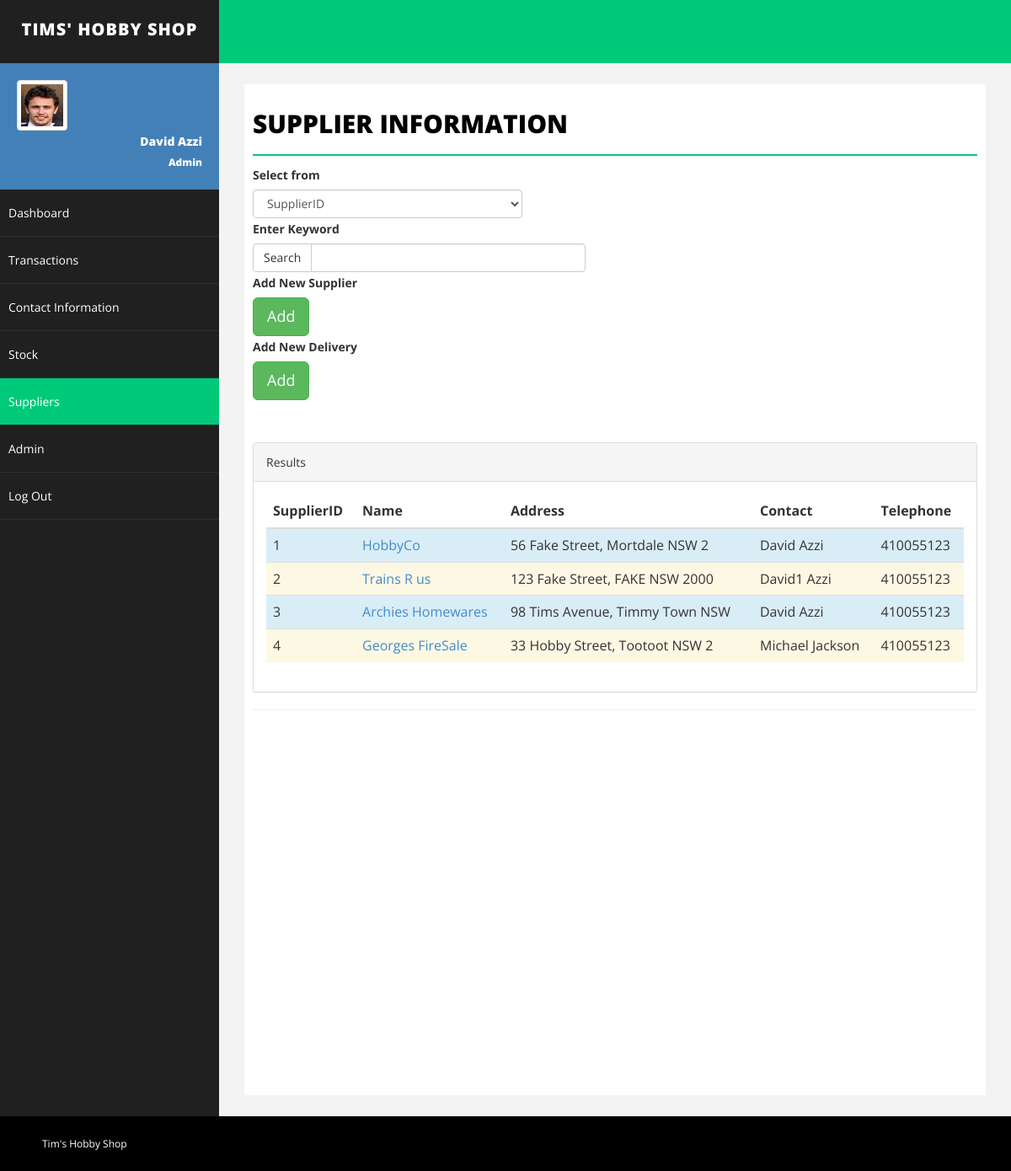
/supplier.php (signed in), run on the app's committed database.
### tables this page shows
CREATE TABLE `supplier` (
  `SupplierID` int(5) NOT NULL,
  `Name` varchar(30) NOT NULL,
  `CreditLine` decimal(7,2) NOT NULL,
  `ContactID` int(5) NOT NULL
);

CREATE TABLE `contact` (
  `ContactID` int(5) NOT NULL,
  `FirstName` varchar(30) DEFAULT NULL,
  `LastName` varchar(30) DEFAULT NULL,
  `Address` varchar(30) DEFAULT NULL,
  `PhoneNumber` int(10) DEFAULT NULL,
  `Email` varchar(30) DEFAULT NULL,
  `Fax` varchar(30) DEFAULT NULL,
  `ImageLocation` varchar(30) DEFAULT NULL
);

### classes/cSupplier.php (called while the page is built, shortened)
<?php
require_once ("cDefaultTable.php");
class cSupplier extends cDefaultTable {
	public function __construct(){
		$this->tableName = 'supplier';
		$this->rowCount = 20;
		$this->pageCount = 0;
	}
}
?>

### classes/dbConnect.php (called while the page is built, shortened)
<?php
class dbConnect {
	private static $db = null;
	private $conn;
	private $DB_SERVER = 'localhost';
	private $DB_USERNAME = 'admin1';
	private $DB_PASSWORD = 'admin1';
	private $DB_NAME = 'project334';
	public function __construct(){
		 $this->conn = mysqli_connect($this->DB_SERVER, $this->DB_USERNAME, $this->DB_PASSWORD, $this->DB_NAME);
	}
	public static function startDB(){
		if (!self::$db) {
			self::$db = new dbConnect();
		}
		return self::$db;
	}
	public function dbQuery($sql){
		return $this->conn->query($sql);
	}
}
?>

### classes/cDefaultTable.php (called while the page is built, shortened)
<?php
require_once("dbConnect.php");
class cDefaultTable {
	public $tableName;
	public $pageCount;
	public $rowCount;
	public function getTableData($constraint){
		if ($constraint != ""){
			$constraint = " WHERE " . $constraint;
		}
		$this->tableData = array();
		$pageCount = $this->pageCount;
		$rowCount = $this->rowCount;
		$this->rowTotal = 0;
		$db = dbConnect::startDB();
		$SQLquery = "SELECT * FROM " . $this->tableName . $constraint;
		$result = $db->dbQuery($SQLquery);
		$data = mysqli_fetch_row($result);
		$this->pageTotal = $data[0];
		if ($rowCount > 0){
			$this->rowTotal = ceil($this->pageTotal/$rowCount);
		} else {
			$this->rowTotal = 1;
		}
		if ($pageCount == '' || $pageCount <= '1'){
			$pageCount = 1;
		} elseif ($pageCount > $this->rowTotal) {
			$pageCount = $this->rowTotal;
		}
		if ($rowCount > 0){
			$addLimit = 'LIMIT ' . ($pageCount - 1) * $rowCount . ',' . $rowCount;
		} else {
			$addLimit = NULL;
		}
		$SQLquery .= " " .$addLimit;
		$result = $db->dbQuery($SQLquery);
		while($row = $result->fetch_assoc()){
			$this->tableData[] = $row;
		}
		return $this->tableData;
	}
}

### classes/cContact.php (called while the page is built, shortened)
<?php
require_once ("cDefaultTable.php");
class cContact extends cDefaultTable {
	public function __construct(){
		$this->tableName = 'contact';
		$this->rowCount = 20;
		$this->pageCount = 0;
	}
}
?>

### supplier.php (the view, shortened to what this page needs)
<html xmlns="http://www.w3.org/1999/xhtml">
<?php
	require_once ("classes\cSupplier.php");
	require_once ("classes\cContact.php");
	$jobTitle = $_SESSION['userData']['JobTitle'];
	$userName = $_SESSION['userName'];
	$profilePic = $_SESSION['userData']['ImageLocation'];
?>
    <link href="assets/css/bootstrap.css" rel="stylesheet">
    <link href="assets/css/font-awesome.css" rel="stylesheet">
    <link href="assets/css/basic.css" rel="stylesheet">
    <link href="assets/css/custom.css" rel="stylesheet">
    <div id="wrapper">
        <nav class="navbar navbar-default navbar-cls-top " role="navigation" style="margin-bottom: 0">
            <div class="navbar-header">
                <a class="navbar-brand" href="dashboard.php">Tims' hobby shop</a>
            </div>
            <div class="header-right">
            </div>
        </nav>
        <nav class="navbar-default navbar-side" role="navigation">
            <div class="sidebar-collapse">
                <ul class="nav" id="main-menu">
                    <li>
                        <div class="user-img-div">
                            <img src="<?php echo $profilePic ?>" class="img-thumbnail">
                            <div class="inner-text">
                                <?php echo $userName ?>
                            <br>
                                <small><?php echo $jobTitle ?></small>
                            </div>
                        </div>
                    </li>
                    <li>
                        <a href="dashboard.php">Dashboard</a>
                    </li>
                    <li class="">
                        <a href="transactions.php">Transactions</a>
                    </li>
                     <li>
                        <a href="customerinfo.php">Contact Information</a>
                    </li>
                    <li>
                        <a href="stock.php">Stock</a>
                    </li>
                     <li>
                        <a class="active-menu" href="supplier.php">Suppliers</a>
                    </li>
					<li>
                        <?php if ($jobTitle == "Admin"){ ?><a href="admin.php">Admin</a><?php } ?>
                    </li>
                    <li>
                        <a href="login.php">Log Out</a>
                    </li>
                </ul>
            </div>
        </nav>
        <div id="page-wrapper">
            <div id="page-inner">
                <div class="row">
                    <div class="col-md-12">
                        <h1 class="page-head-line">Supplier Information</h1>
                    </div>
                </div>
				<label>Select from</label>
<select class="form-control" style=" width: 320px;
">
                                                <option>SupplierID</option>
                </select>
				<label>Enter Keyword</label>
<div class="input-group" style="
    width: 320px;
">
      <span class="form-group input-group-btn">
        <button class="btn btn-default" type="button">Search</button>
      </span>
      <input type="text" class="form-control" style="
    width: 326px;
">
    </div>
	<label>Add New Supplier</label>
		<div>
	<a href="addsupplier.php" class="btn btn-success btn-lg">Add</a>
		</div>
		<label>Add New Delivery</label>
		<div>
	<a href="addDelivery.php" class="btn btn-success btn-lg">Add</a>
		</div>
	<br/>
	<br/>
	<div class="panel panel-default">
                        <div class="panel-heading">
                            Results
                        </div>
                        <div class="panel-body">
                            <div class="table-responsive">
                                <table class="table">
                                    <thead>
                                        <tr>
                                            <th>SupplierID</th>
                                            <th>Name</th>
                                            <th>Address</th>
											<th>Contact</th>
                                            <th>Telephone</th>
                                        </tr>
                                    </thead>
                                    <tbody>
<?php
	$classType = false;
	$sql = "";
	$objSupplier = new cSupplier();
	$supplierTable = $objSupplier->getTableData($sql);
	$objContact = new cContact();
	foreach ($supplierTable as $row){
		$itemSupID = "";
		$itemName = "";
		$itemAddress = "";
		$itemTelephone = "";
		$itemContact = "";
		if ($classType){
			$tblData = '<tr class="warning">';
			$classType = false;
		} else {
			$tblData = '<tr class="info">';
			$classType = true;
		}
		foreach ($row as $data){
			$itemSupID = $row["SupplierID"];
			$itemName = $row["Name"];
			$sql = "ContactID = " . $row["ContactID"];
			$contactData = $objContact->getTableData($sql);
			$itemAddress = $contactData[0]["Address"];
			$itemTelephone = $contactData[0]["PhoneNumber"];
			$itemContact = $contactData[0]["FirstName"] . " " . $contactData[0]["LastName"];
		}
		$tblData .= '<td>' . $itemSupID . '</td>';
		$tblData .= '<td><a href="SupplierProfile.php?id=' . $itemSupID . '">' . $itemName . '</a></td>';
		$tblData .= '<td>' . $itemAddress . '</td>';
		$tblData .= '<td>' . $itemContact . '</td>';
		$tblData .= '<td>' . $itemTelephone . '</td>';
		$tblData .= '</tr>';
		echo $tblData;
	}
?>
                                    </tbody>
                                </table>
                            </div>
                        </div>
                    </div>
                <hr>
            </div>
        </div>
    </div>
    <div id="footer-sec">
        Tim's Hobby Shop <a href="dashboard.php" target="_blank"></a>
    </div>
</h<html></body></html>

### assets/css/basic.css (style rules this page uses)
#wrapper { width: 100%; background: #202020; }
#page-wrapper { padding: 15px 15px; min-height: 600px; background: #F3F3F3; }
#page-inner { width: 100%; margin: 10px 20px 10px 0px; background-color: #fff!important; padding: 10px; min-height: 1200px; }
.page-head-line { font-size: 30px; text-transform: uppercase; color: #000; font-weight: 800; padding-bottom: 20px; border-bottom: 2px solid #00CA79; margin-bottom: 10px; }
.navbar-cls-top .navbar-brand { color: #fff; background: #202020; width: 260px; text-align: center; height: 75px; font-size: 20px; letter-spacing: 1px; font-weight: 900; padding-top: 25px; text-transform:uppercase; }
.header-right { color: #fff; padding: 15px 50px 5px 50px; float: right; font-size: 16px; }
.user-img-div { min-height: 140px; padding: 20px; background-color: #4380B8; }
.user-img-div img { max-height: 60px; }
.user-img-div .inner-text { text-align: right; position: relative; color: #fff; font-weight: 800; line-height: 25px; }
.active-menu { background-color: #00CA79!important; }
.sidebar-collapse, .sidebar-collapse .nav { background: none; }
.sidebar-collapse .nav { padding: 0; }
.sidebar-collapse .nav > li > a { color: #fff; background: #202020; text-shadow: none; padding: 15px 40px; border-bottom: 1px solid #2F2E31; }
.sidebar-collapse > .nav > li > a { padding: 15px 10px; }
.navbar-side { border: none; background-color: #202020; }
.navbar-cls-top { background: #00CA79; border-bottom: none; }
.navbar-default { border: 0px solid black; }
.navbar-header { background: #000000; }
#footer-sec { background-color:#000; padding:20px 50px; color:#fff; font-size:12px; }
@media (min-width:768px) { #page-wrapper { margin: 0 0 0 260px; padding: 15px 30px; min-height: 1200px; } }
@media (min-width:768px) { .navbar-side { z-index: 1; position: absolute; width: 260px; } }
@media (min-width:768px) { .navbar { border-radius: 0px; } }

### data on the page
supplier: SupplierID "1", Name "HobbyCo", ContactID.Address "56 Fake Street, Mortdale NSW 2", ContactID.LastName "David Azzi", ContactID.PhoneNumber "410055123"
supplier: SupplierID "2", Name "Trains R us", ContactID.Address "123 Fake Street, FAKE NSW 2000", ContactID.LastName "David1 Azzi", ContactID.PhoneNumber "410055123"
supplier: SupplierID "3", Name "Archies Homewares", ContactID.Address "98 Tims Avenue, Timmy Town NSW", ContactID.LastName "David Azzi", ContactID.PhoneNumber "410055123"
supplier: SupplierID "4", Name "Georges FireSale", ContactID.Address "33 Hobby Street, Tootoot NSW 2", ContactID.LastName "Michael Jackson", ContactID.PhoneNumber "410055123"

### other printed values
$userName "David Azzi"
$jobTitle "Admin"
